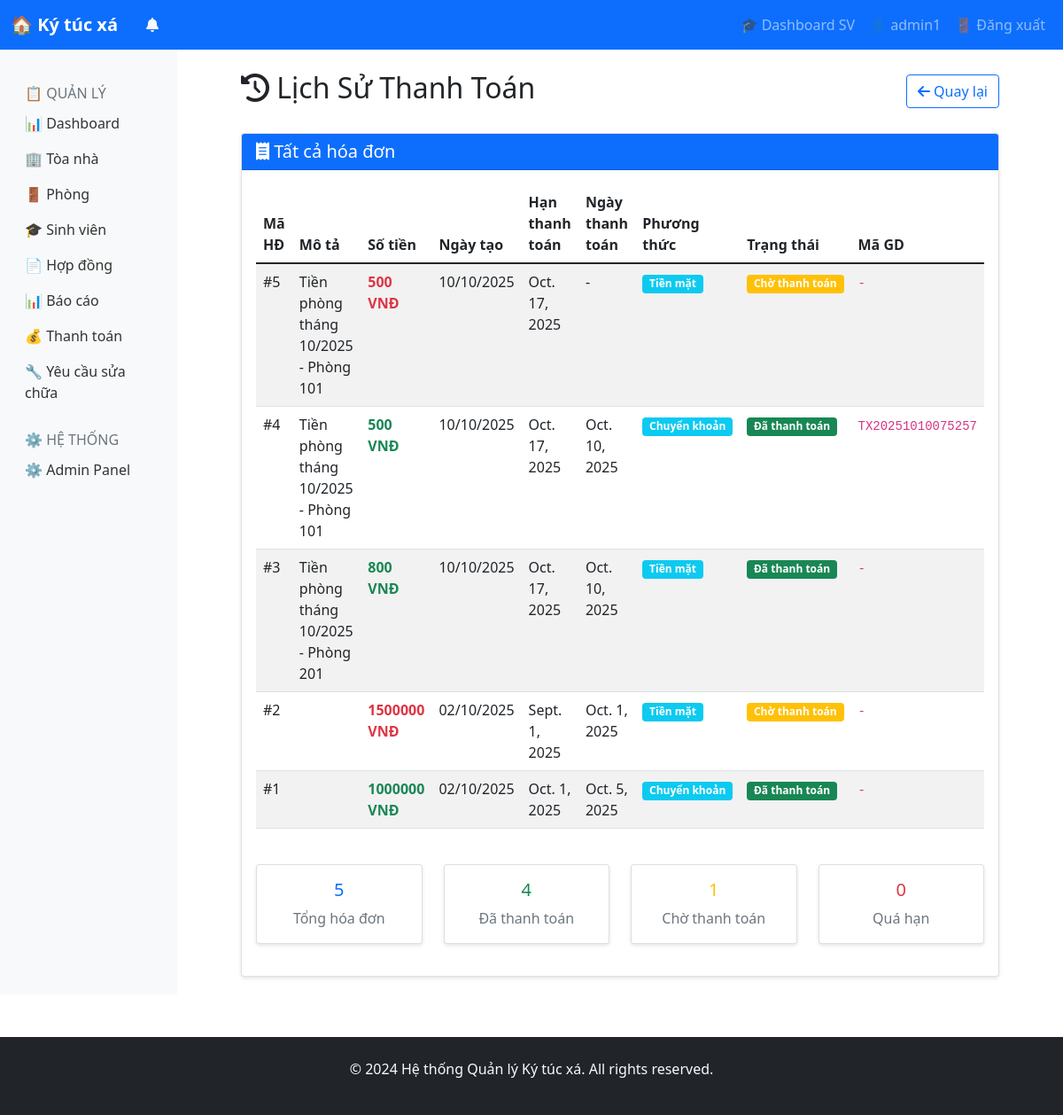
Page /payments/student/history/ (signed in) on the earlier database version.
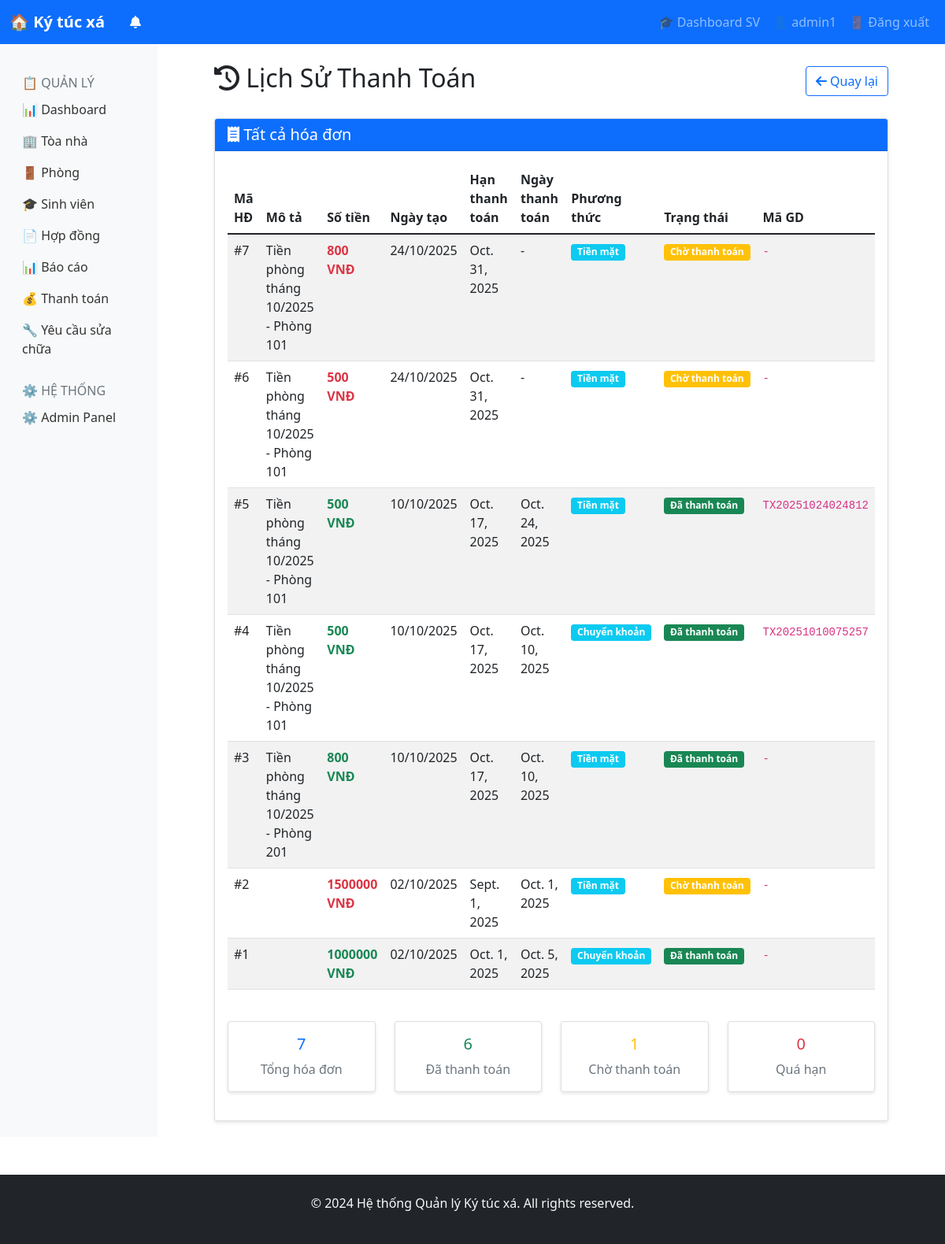
Same page on the later database version.
### payment/models.py (models this page shows, shortened)
class Payment(models.Model):
    PAYMENT_METHODS = (
        ('cash', 'Tiền mặt'),
        ('bank_transfer', 'Chuyển khoản'),
        ('momo', 'Ví MoMo'),
        ('zalopay', 'ZaloPay'),
    )
    STATUS_CHOICES = (
        ('pending', 'Chờ thanh toán'),
        ('paid', 'Đã thanh toán'),
        ('cancelled', 'Đã hủy'),
        ('failed', 'Thất bại'),
    )
    contract = models.ForeignKey(Contract, on_delete=models.CASCADE)
    student = models.ForeignKey(
        Student,
        on_delete=models.CASCADE,
        default=1  # ID của student mặc định
    )
    amount = models.DecimalField(max_digits=12, decimal_places=2)
    payment_method = models.CharField(max_length=20, choices=PAYMENT_METHODS, default='cash')
    status = models.CharField(max_length=20, choices=STATUS_CHOICES, default='pending')
    due_date = models.DateField()
    paid_date = models.DateField(null=True, blank=True)
    transaction_id = models.CharField(max_length=100, blank=True)
    notes = models.TextField(blank=True)
    created_at = models.DateTimeField(auto_now_add=True)
    updated_at = models.DateTimeField(auto_now=True)

### payment/views.py (the view)
# urls.py: path('student/history/', views.payment_history, name='payment_history'),
@login_required
def payment_history(request):
    if request.user.user_type != 'student':
        return redirect('home')
    student = request.user.student
    payments = Payment.objects.filter(student=student).select_related('contract__room').order_by('-created_at')
    context = {
        'payments': payments,
    }
    return render(request, 'payment/payment_history.html', context)

### payment/templates/payment/payment_history.html (shortened to what the changed rows need)
{% extends 'base.html' %}
{% block content %}
<div class="container">
    <div class="row">
        <div class="col-12">
            <div class="d-flex justify-content-between align-items-center mb-4">
                <h2><i class="fas fa-history"></i> Lịch Sử Thanh Toán</h2>
            </div>
        </div>
    </div>
    <div class="row">
        <div class="col-12">
            <div class="card">
                <div class="card-body">
                    {% if payments %}
                    <div class="table-responsive">
                        <table class="table table-striped">
                            <thead>
                                <tr>
                                    <th>Mã HĐ</th>
                                    <th>Mô tả</th>
                                    <th>Số tiền</th>
                                    <th>Ngày tạo</th>
                                    <th>Hạn thanh toán</th>
                                    <th>Ngày thanh toán</th>
                                    <th>Phương thức</th>
                                    <th>Trạng thái</th>
                                    <th>Mã GD</th>
                                </tr>
                            </thead>
                            <tbody>
                                {% for payment in payments %}
                                <tr>
                                    <td>#{{ payment.id }}</td>
                                    <td>{{ payment.notes }}</td>
                                    <td class="fw-bold {% if payment.status == 'paid' %}text-success{% else %}text-danger{% endif %}">
                                        {{ payment.amount|floatformat:0 }} VNĐ
                                    </td>
                                    <td>{{ payment.created_at|date:"d/m/Y" }}</td>
                                    <td>
                                        {{ payment.due_date }}
                                    </td>
                                    <td>{{ payment.paid_date|default:"-" }}</td>
                                    <td>
                                        {% if payment.payment_method %}
                                        <span class="badge bg-info">{{ payment.get_payment_method_display }}</span>
                                        {% else %}
                                        -
                                        {% endif %}
                                    </td>
                                    <td>
                                        {% if payment.status == 'paid' %}
                                        <span class="badge bg-success">{{ payment.get_status_display }}</span>
                                        {% elif payment.status == 'pending' %}
                                        <span class="badge bg-warning">{{ payment.get_status_display }}</span>
                                        {% else %}
                                        <span class="badge bg-secondary">{{ payment.get_status_display }}</span>
                                        {% endif %}
                                    </td>
                                    <td><code>{{ payment.transaction_id|default:"-" }}</code></td>
                                </tr>
                                {% endfor %}
                            </tbody>
                        </table>
                    </div>
                    <div class="row mt-4">
                        <div class="col-md-3">
                            <div class="card text-center">
                                <div class="card-body">
                                    <h5 class="text-primary">{{ payments.count }}</h5>
                                    <p class="text-muted mb-0">Tổng hóa đơn</p>
                                </div>
                            </div>
                        </div>
                        <div class="col-md-3">
                            <div class="card text-center">
                                <div class="card-body">
                                    <h5 class="text-success">{{ payments|length|add:"-1" }}</h5>
                                    <p class="text-muted mb-0">Đã thanh toán</p>
                                </div>
                            </div>
                        </div>
                        <div class="col-md-3">
                            <div class="card text-center">
                                <div class="card-body">
                                    <h5 class="text-warning">1</h5>
                                    <p class="text-muted mb-0">Chờ thanh toán</p>
                                </div>
                            </div>
                        </div>
                        <div class="col-md-3">
                            <div class="card text-center">
                                <div class="card-body">
                                    <h5 class="text-danger">0</h5>
                                    <p class="text-muted mb-0">Quá hạn</p>
                                </div>
                            </div>
                        </div>
                    </div>
                    {% else %}
                    <div class="text-center py-5">
                        <i class="fas fa-receipt fa-3x text-muted mb-3"></i>
                        <h5 class="text-muted">Chưa có hóa đơn nào</h5>
                        <p class="text-muted">Tất cả hóa đơn của bạn sẽ hiển thị ở đây</p>
                    </div>
                    {% endif %}
                </div>
            </div>
        </div>
    </div>
</div>
{% endblock %}

Differences in the rows shown:
added Payment: id "7", notes "Tiền phòng tháng 10/2025 - Phòng 101", amount "800", created_at "24/10/2025", due_date "Oct. 31, 2025", paid_date "-", payment_method "Tiền mặt", status "Chờ thanh toán", transaction_id "-"
added Payment: id "6", notes "Tiền phòng tháng 10/2025 - Phòng 101", amount "500", created_at "24/10/2025", due_date "Oct. 31, 2025", paid_date "-", payment_method "Tiền mặt", status "Chờ thanh toán", transaction_id "-"
changed Payment id 5: paid_date "-" → "Oct. 24, 2025"; transaction_id "-" → "TX20251024024812"; status "Chờ thanh toán" → "Đã thanh toán"
Other differences:
{{ payments.count }}: "5" → "7"
{{ payments|length|add:"-1" }}: "4" → "6"
